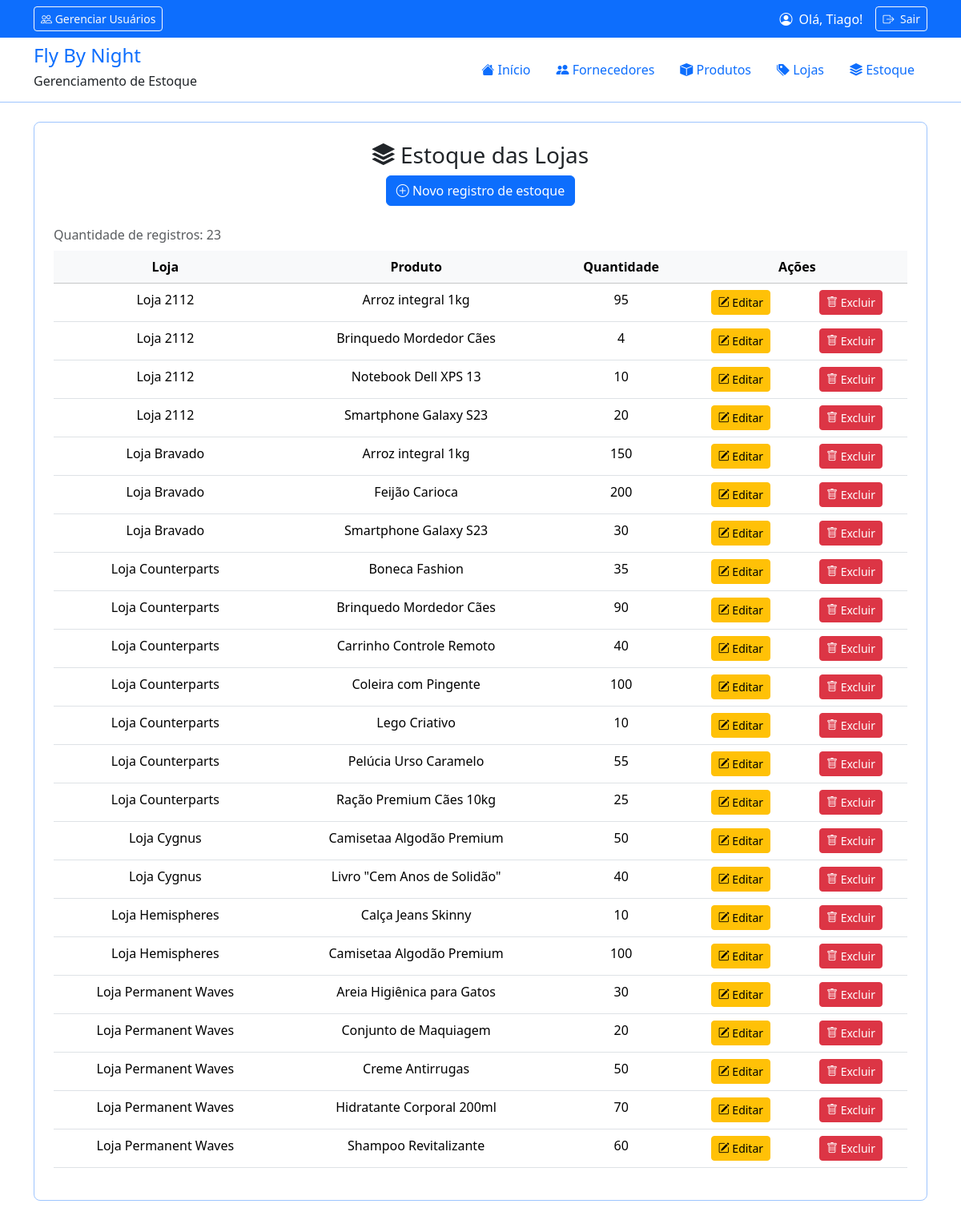
Screenshot of /estoque/listar.php (signed in) with the database file from the repository.
### tables this page shows
CREATE TABLE `lojas_produtos` (
  `loja_id` int(11) NOT NULL,
  `produto_id` int(11) NOT NULL,
  `estoque` int(11) NOT NULL CHECK (`estoque` >= 0)
);

CREATE TABLE `lojas` (
  `id` int(11) NOT NULL,
  `nome` varchar(255) NOT NULL
);

CREATE TABLE `produtos` (
  `id` int(11) NOT NULL,
  `nome` varchar(255) NOT NULL,
  `descricao` text DEFAULT NULL,
  `preco` decimal(10,2) NOT NULL CHECK (`preco` >= 0),
  `quantidade` int(11) NOT NULL CHECK (`quantidade` >= 0),
  `fornecedor_id` int(11) NOT NULL
);

### src/autenticacao.php (called while the page is built, shortened)
<?php
function usuarioEstaLogado(): bool
{
    return isset($_SESSION['id']);
}

### src/estoque_crud.php (called while the page is built, shortened)
<?php
function buscarEstoques(PDO $conexao):array
{
    $sql = "SELECT
                lojas_produtos.loja_id,
                lojas_produtos.produto_id,
                lojas_produtos.estoque,
                lojas.nome AS nome_loja,
                produtos.nome AS nome_produto
            FROM lojas_produtos
            INNER JOIN lojas ON lojas_produtos.loja_id = lojas.id
            INNER JOIN PRODUTOS ON lojas_produtos.produto_id = produtos.id
            ORDER BY lojas.nome, produtos.nome";
    $consulta = $conexao->prepare($sql);
    $consulta->execute();
    return $consulta->fetchAll(PDO::FETCH_ASSOC);
}

### estoque/listar.php (the view, shortened to what this page needs)
<?php
require_once __DIR__ . "/../config.php";
require_once BASE_PATH . "/src/estoque_crud.php";
$estoques = [];
try {
    $estoques = buscarEstoques($conexao);
} catch (Throwable $e) {
    $erro = "Erro ao buscar estoques. <br>".$e->getMessage();
}
require_once BASE_PATH . "/includes/cabecalho.php";
?>
<section class="text-center mb-4 border rounded-3 p-4 border-primary-subtle">
    <h3><i class="bi bi-stack"></i> Estoque das Lojas</h3>
    <p>
        <a class="btn btn-primary" href="inserir.php">
            <i class="bi bi-plus-circle"></i> Novo registro de estoque
        </a>
    </p>
    <div class="table-responsive">
        <table class="table table-hover caption-top">
            <caption>Quantidade de registros: <?=count($estoques)?></caption>
            <thead class="align-middle table-light">
                <tr>
                    <th>Loja</th>
                    <th>Produto</th>
                    <th>Quantidade</th>
                    <th colspan="2">Ações</th>
                </tr>
            </thead>
            <tbody>
<?php foreach($estoques as $estoque):?>
                <tr>
                    <td><?=$estoque['nome_loja']?></td>
                    <td><?=$estoque['nome_produto']?></td>
                    <td><?=$estoque['estoque']?></td>
<td><a href="editar.php?loja_id=<?=$estoque['loja_id']?>&produto_id=<?=$estoque['produto_id']?>" class="btn btn-warning btn-sm"><i class="bi bi-pencil-square"></i> Editar</a></td>
<td><a href="excluir.php?loja_id=<?=$estoque['loja_id']?>&produto_id=<?=$estoque['produto_id']?>" class="btn btn-danger btn-sm"><i class="bi bi-trash"></i> Excluir</a></td>
                </tr>
<?php endforeach; ?>
            </tbody>
        </table>
    </div>
</section>
<?php require_once BASE_PATH . "/includes/rodape.php"; ?>

### includes/cabecalho.php (shortened to what this page needs)
<!DOCTYPE html>
<html lang="pt-br" data-bs-theme="auto">
<head>
    <link rel="stylesheet" href="<?=BASE_URL?>/css/bootstrap.min.css">
    <link rel="stylesheet" href="<?=BASE_URL?>/css/bootstrap-icons.min.css">
</head>
<body>
    <div class="bg-primary text-white py-2">
        <div class="container d-flex justify-content-between align-items-center">
            <div>
                <?php if( usuarioEstaLogado() ): ?>
                <a href="<?=BASE_URL?>/usuarios/listar.php" class="btn btn-sm btn-outline-light">
                    <i class="bi bi-people"></i> Gerenciar Usuários
                </a>
                <?php endif; ?>
            </div>
            <div class="d-flex align-items-center">
                <?php if(usuarioEstaLogado()): ?>
                    <i class="bi bi-person-circle me-2"></i>
                    <span class="me-3">Olá, <?=$_SESSION['nome']?>!</span>
                    <a href="<?=BASE_URL?>/logout.php" class="btn btn-sm btn-outline-light">
                    <i class="bi bi-box-arrow-right me-1"></i> Sair
                    </a>
                <?php else: ?>
                    <i class="bi bi-person-x me-2"></i>
                    <span class="me-3">Você não está logado(a)!</span>
                <?php endif; ?>
            </div>
        </div>
    </div>
<?php if(usuarioEstaLogado()): ?>
    <header class="sticky-top border-bottom border-primary-subtle bg-body">
        <div class="container">
            <div class="row align-items-center py-2 justify-content-between">
                <div class="col-4">
                    <h1 class="fs-4">
                        <a class="text-decoration-none" href="<?=BASE_URL?>/index.php">Fly By Night</a>
                    </h1>
                    <h2 class="fs-6 lead">Gerenciamento de Estoque</h2>
                </div>
                <div class="col-8">
                    <nav>
                        <ul class="nav justify-content-end">
                            <li class="nav-item"><a class="nav-link" href="<?=BASE_URL?>/index.php"><i class="bi bi-house-fill"></i> Início</a></li>
                            <li class="nav-item"><a class="nav-link" href="<?=BASE_URL?>/fornecedores/listar.php"><i class="bi bi-people-fill"></i> Fornecedores</a></li>
                            <li class="nav-item"><a class="nav-link" href="<?=BASE_URL?>/produtos/listar.php"><i class="bi bi-box-fill"></i> Produtos</a></li>
                            <li class="nav-item"><a class="nav-link" href="<?=BASE_URL?>/lojas/listar.php"><i class="bi bi-tags-fill"></i> Lojas</a></li>
                            <li class="nav-item"><a class="nav-link" href="<?=BASE_URL?>/estoque/listar.php"><i class="bi bi-stack"></i> Estoque</a></li>
                        </ul>
                    </nav>
                </div>
            </div>
        </div>
    </header>
<?php endif; ?>
    <main class="container my-4">

### includes/rodape.php (shortened to what this page needs)
</main>
</body>
</html>

### rows the page displays
lojas_produtos: loja.nome "Loja 2112", produto.nome "Arroz integral 1kg", estoque "95"
lojas_produtos: loja.nome "Loja 2112", produto.nome "Brinquedo Mordedor Cães", estoque "4"
lojas_produtos: loja.nome "Loja 2112", produto.nome "Notebook Dell XPS 13", estoque "10"
lojas_produtos: loja.nome "Loja 2112", produto.nome "Smartphone Galaxy S23", estoque "20"
lojas_produtos: loja.nome "Loja Bravado", produto.nome "Arroz integral 1kg", estoque "150"
lojas_produtos: loja.nome "Loja Bravado", produto.nome "Feijão Carioca", estoque "200"
lojas_produtos: loja.nome "Loja Bravado", produto.nome "Smartphone Galaxy S23", estoque "30"
lojas_produtos: loja.nome "Loja Counterparts", produto.nome "Boneca Fashion", estoque "35"
lojas_produtos: loja.nome "Loja Counterparts", produto.nome "Brinquedo Mordedor Cães", estoque "90"
lojas_produtos: loja.nome "Loja Counterparts", produto.nome "Carrinho Controle Remoto", estoque "40"
lojas_produtos: loja.nome "Loja Counterparts", produto.nome "Coleira com Pingente", estoque "100"
lojas_produtos: loja.nome "Loja Counterparts", produto.nome "Lego Criativo", estoque "10"
lojas_produtos: loja.nome "Loja Counterparts", produto.nome "Pelúcia Urso Caramelo", estoque "55"
lojas_produtos: loja.nome "Loja Counterparts", produto.nome "Ração Premium Cães 10kg", estoque "25"
lojas_produtos: loja.nome "Loja Cygnus", produto.nome "Camisetaa Algodão Premium", estoque "50"
lojas_produtos: loja.nome "Loja Cygnus", produto.nome "Livro \"Cem Anos de Solidão\"", estoque "40"
lojas_produtos: loja.nome "Loja Hemispheres", produto.nome "Calça Jeans Skinny", estoque "10"
lojas_produtos: loja.nome "Loja Hemispheres", produto.nome "Camisetaa Algodão Premium", estoque "100"
lojas_produtos: loja.nome "Loja Permanent Waves", produto.nome "Areia Higiênica para Gatos", estoque "30"
lojas_produtos: loja.nome "Loja Permanent Waves", produto.nome "Conjunto de Maquiagem", estoque "20"
lojas_produtos: loja.nome "Loja Permanent Waves", produto.nome "Creme Antirrugas", estoque "50"
lojas_produtos: loja.nome "Loja Permanent Waves", produto.nome "Hidratante Corporal 200ml", estoque "70"
lojas_produtos: loja.nome "Loja Permanent Waves", produto.nome "Shampoo Revitalizante", estoque "60"

### other values shown
$_SESSION['nome'] "Tiago"
count($estoques) "23"
